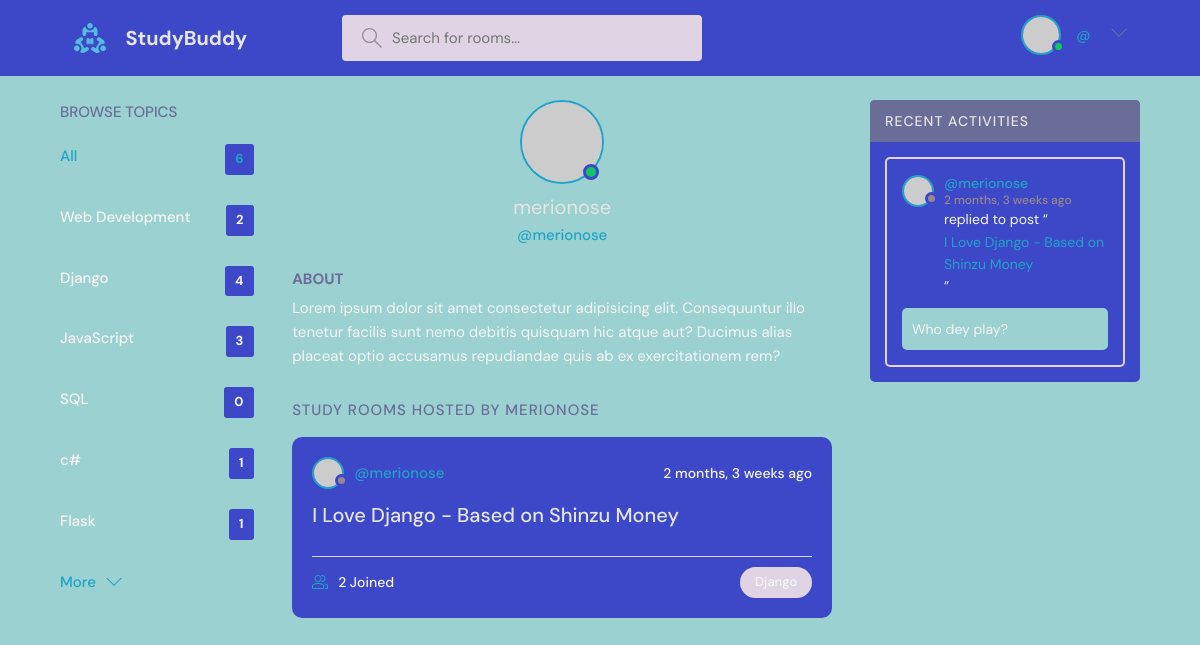
The app's page /user-profile/8 with its own data.
### base/models.py (models this page shows, shortened)
class Topic(models.Model):
    name = models.CharField(max_length=200)

class Room(models.Model):
    host = models.ForeignKey(User, on_delete=models.SET_NULL, null=True)
    topic = models.ForeignKey(Topic, on_delete=models.SET_NULL, null=True)
    name = models.CharField(max_length=200)
    description = models.TextField(null=True, blank=True)
    participants = models.ManyToManyField(
        User, related_name='participants', blank=True)
    updated = models.DateTimeField(auto_now=True)
    created = models.DateTimeField(auto_now_add=True)
    def __str__(self):
        return self.name
    class Meta:
        ordering = ['-updated', '-created']

class Message(models.Model):
    user = models.ForeignKey(User, on_delete=models.CASCADE)
    room = models.ForeignKey(Room, on_delete=models.CASCADE)
    body = models.TextField()
    updated = models.DateTimeField(auto_now=True)
    created = models.DateTimeField(auto_now_add=True)
    class Meta:
        ordering = ['-updated', '-created']

### base/views.py (the view)
# urls.py: path('user-profile/<int:pk>', views.userPage, name='user-profile'),
def userPage(request, pk):
    user = User.objects.get(id=pk)
    room_messages = user.message_set.all()
    rooms = user.room_set.all()
    topics = Topic.objects.all()
    context = {'user': user, 'room_messages': room_messages,
               'rooms': rooms, 'topics': topics}
    return render(request, 'base/user_profile.html', context)

### base/templates/base/user_profile.html (shortened to what this page needs)
{% extends 'main.html' %}
{% block content %}
  <main class="profile-page layout layout--3">
    <div class="container">
      {% include 'base/topics_components.html' %}
      <div class="roomList">
        <div class="profile">
          <div class="profile__avatar">
            <div class="avatar avatar--large active">
              <img src="https://randomuser.me/api/portraits/men/11.jpg" />
            </div>
          </div>
          <div class="profile__info">
            <h3>{{user.username}}</h3>
            <p>@{{user.username}}</p>
          </div>
          <div class="profile__about">
            <h3>About</h3>
            <p>
              Lorem ipsum dolor sit amet consectetur adipisicing elit. Consequuntur illo tenetur
              facilis sunt nemo debitis quisquam hic atque aut? Ducimus alias placeat optio
              accusamus repudiandae quis ab ex exercitationem rem?
            </p>
          </div>
        </div>
        <div class="roomList__header">
          <div>
            <h2>Study Rooms Hosted by {{user.username}}</a>
            </h2>
          </div>
        </div>
        {% include 'base/feed_components.html' %}
      </div>
      {% include 'base/activity_components.html' %}
    </div>
  </main>
{% endblock %}

### base/templates/base/topics_components.html
<div class="topics">
  <div class="topics__header">
    <h2>Browse Topics</h2>
  </div>
  <ul class="topics__list">
    <li>
      <a href="{% url 'home' %}" class="active"
        >All <span>{{topics.count}}</span></a
      >
    </li>
    {% for topic in topics %}
    <li>
      <a href="{% url 'home' %}?q={{topic.name}}"
        >{{topic.name}} <span>{{topic.room_set.all.count}}</span></a
      >
    </li>
    {% endfor %}
  </ul>
  <a class="btn btn--link" href="{% url 'topics' %}">
    More
    <svg
      version="1.1"
      xmlns="http://www.w3.org/2000/svg"
      width="32"
      height="32"
      viewBox="0 0 32 32"
    >
      <title>chevron-down</title>
      <path d="M16 21l-13-13h-3l16 16 16-16h-3l-13 13z"></path>
    </svg>
  </a>
</div>

### base/templates/base/feed_components.html (shortened to what this page needs)
{% for room in rooms %}
<div class="roomListRoom">
  <div class="roomListRoom__header">
    <a
      href="{% url 'user-profile' room.host.id %}"
      class="roomListRoom__author"
    >
      <div class="avatar avatar--small">
        <img src="https://randomuser.me/api/portraits/women/11.jpg" />
      </div>
      <span>@{{room.host.username}}</span>
    </a>
    <div class="roomListRoom__actions">
      <span>{{room.created|timesince}} ago</span>
    </div>
  </div>
  <div class="roomListRoom__content">
    <a href="{% url 'room' room.id %}">{{room.name}}</a>
  </div>
  <div class="roomListRoom__meta">
    <a href="{% url 'room' room.id %}" class="roomListRoom__joined">
      {{room.participants.all.count}} Joined
    </a>
    <p class="roomListRoom__topic">{{room.topic.name}}</p>
  </div>
</div>
{% endfor %}

### base/templates/base/activity_components.html (shortened to what this page needs)
<div class="activities">
  <div class="activities__header">
    <h2>Recent Activities</h2>
  </div>
  {% for message in room_messages %}
  <div class="activities__box">
    <div class="activities__boxHeader roomListRoom__header">
      <a
        href="{% url 'user-profile' message.user.id %}"
        class="roomListRoom__author"
      >
        <div class="avatar avatar--small">
          <img src="https://randomuser.me/api/portraits/women/11.jpg" />
        </div>
        <p>
          @{{message.user.username}}
          <span>{{message.created|timesince}} ago</span>
        </p>
      </a>
    </div>
    <div class="activities__boxContent">
      <p>
        replied to post “<a href="{% url 'room' message.room.id %}"
          >{{message.room}}</a
        >”
      </p>
      <div class="activities__boxRoomContent">{{message.body}}</div>
    </div>
  </div>
  {% endfor %}
</div>

### records on screen
Topic: name "Web Development", room_set.all.count "2"
Topic: name "Django", room_set.all.count "4"
Topic: name "JavaScript", room_set.all.count "3"
Topic: name "SQL", room_set.all.count "0"
Topic: name "c#", room_set.all.count "1"
Topic: name "Flask", room_set.all.count "1"
Room: host.username "merionose", created "2 months, 3 weeks", name "I Love Django - Based on Shinzu Money", participants.all.count "2", topic.name "Django"
Message: user.username "merionose", created "2 months, 3 weeks", room "I Love Django - Based on Shinzu Money", body "Who dey play?"

### other values on screen
{{ topics.count }} "6"
{{ user.username }} "merionose"
{{ user.username }} "MERIONOSE"
